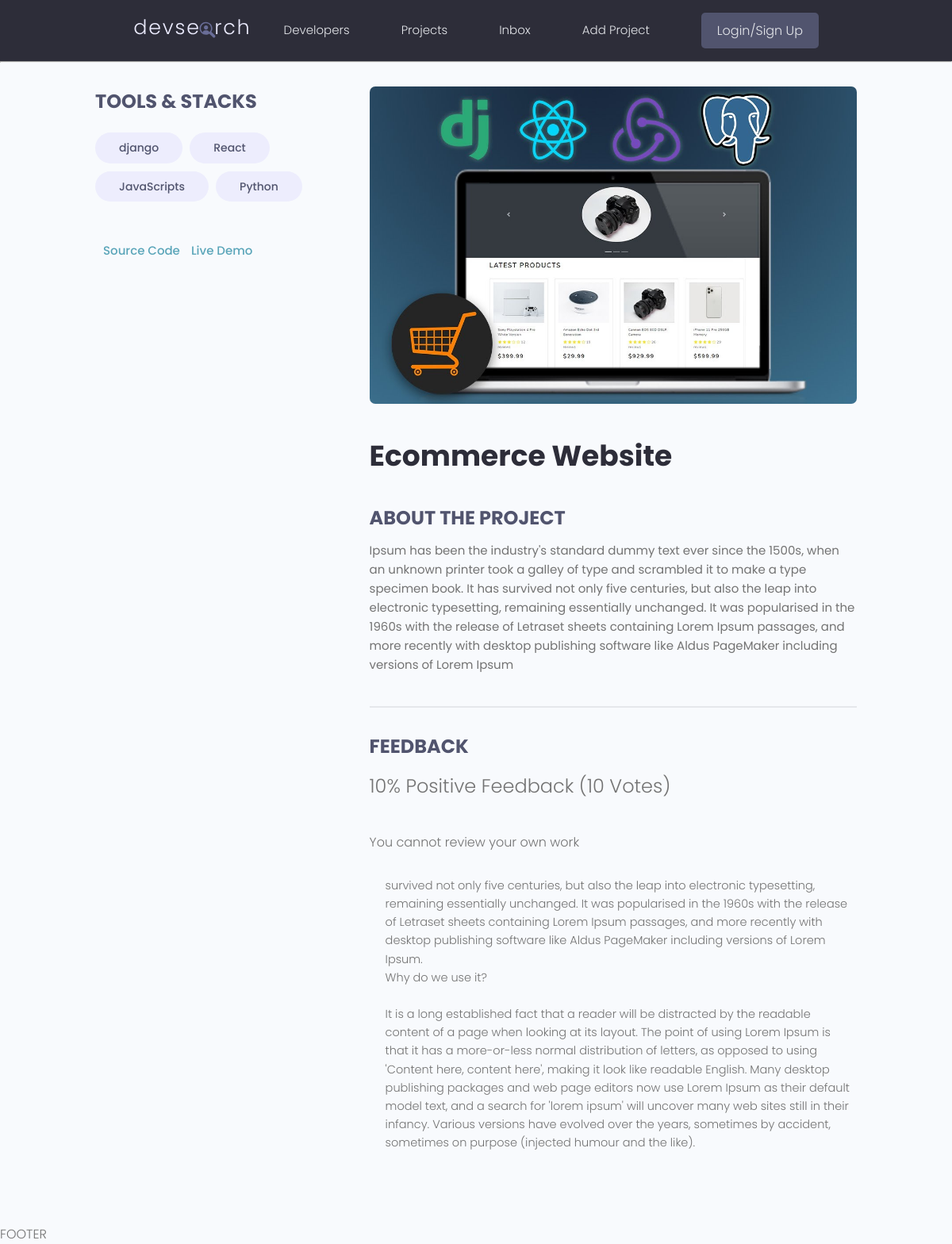
/projects/project/22341323-c6a5-47ed-b95a-d228be44988b, run on the app's committed database.
### projects/models.py (models this page shows, shortened)
class Tag(models.Model):
    id = models.UUIDField(default=uuid.uuid4, unique=True, primary_key=True,editable=False)
    name = models.CharField(max_length=200)
    create = models.DateTimeField(auto_now_add=True)
    updated = models.DateTimeField(auto_now=True)
    def __str__(self):
        return self.name

class Project(models.Model):
    id = models.UUIDField(default=uuid.uuid4, unique=True, primary_key=True,editable=False)
    title = models.CharField(max_length=200)
    description = models.TextField(null=True, blank=True)
    featured_image = models.ImageField(null=True, blank=True, default="default.jpg")
    demo_link = models.CharField(max_length=200, null=True, blank=True)
    source_link = models.CharField(max_length=2000, null=True, blank=True)
    tags = models.ManyToManyField('Tag', blank=True)
    vote_total = models.IntegerField(default=0, null=True, blank=True)
    vote_ratio = models.IntegerField(default=0, null=True, blank=True)
    created = models.DateTimeField(auto_now_add=True)
    updated = models.DateTimeField(auto_now=True)

class Review(models.Model):
    VOTE_TYPE =(
        ('up', 'Up Vote'),
        ('down', 'Down Vote'),
    )
    id = models.UUIDField(default=uuid.uuid4, unique=True, primary_key=True,editable=False)
    body = models.TextField(null=True, blank=True)
    value = models.CharField(max_length=200, choices=VOTE_TYPE)
    project = models.ForeignKey(Project, on_delete=models.CASCADE )
    create = models.DateTimeField(auto_now_add=True)
    updated = models.DateTimeField(auto_now=True)

### projects/views.py (the view)
# urls.py: path('project/<str:pk>', views.project, name="project"),
def project(request, pk):
    projectObj= Project.objects.get(id=pk)
    tags = projectObj.tags.all()
    context ={'project':projectObj, 'tags':tags}
    return render(request,'projects/single-project.html',context)

### projects/templates/projects/single-project.html (shortened to what this page needs)
{% extends 'main.html' %}
{% block content %}
<main class="singleProject my-md">
    <div class="container">
        <div class="layout">
            <div class="column column--1of3">
                <h3 class="singleProject__subtitle">Tools & Stacks</h3>
                <div class="singleProject__toolStack">
                    {% for tag in project.tags.all %}
                    <span class="tag tag--pill tag--sub tag--lg">
                        <small>{{tag}}</small>
                    </span>
                    {% endfor %}
                </div>
                {% if project.source_link %}
                <a class="singleProject__liveLink" href="{{project.source_link}}" target="_blank">Source
                    Code
                </a>
                {% endif %}
                {% if project.demo_link %}
                <a class="singleProject__liveLink" href="{{project.source_link}}" target="_blank">Live Demo
                </a>
                {% endif %}
            </div>
            <div class="column column--2of3">
                <img class="singleProject__preview" src="{{project.featured_image.url}}" alt="portfolio thumbnail" />
                    <class="singleProject__developer">{{project.owner.name}}</a>
                <h2 class="singleProject__title">{{project.title}}</h2>
                <h3 class="singleProject__subtitle">About the Project</h3>
                <div class="singleProject__info">
                    {{project.description}}
                </div>
                <div class="comments">
                    <h3 class="singleProject__subtitle">Feedback</h3>
                    <h5 class="project--rating">
                        {{project.vote_ratio}}% Positive Feedback ({{project.vote_total}}
                        Vote{{project.vote_total|pluralize:"s"}})
                    </h5>
                    {% if request.user.profile.id in project.reviewers %}
                    <p>You have already submitted your review for this project</p>
                    {% elif request.user.profile == project.owner %}
                    <p>You cannot review your own work</p>
                    {% else %}
                    <a href="{% url 'login' %}?next={{request.path}}">Please login to leave a review</a>
                    {% endif %}
                    <div class="commentList">
                        {% for review in project.review_set.all %}
                        {% if review.body %}
                        <div class="comment">
                            <div class="comment__details">
                             <p class="comment__info">{{review.body|linebreaksbr}}</p>
                            </div>
                        </div>
                        {% endif %}
                        {% endfor %}
                    </div>
                </div>
            </div>
        </div>
    </div>
</main>
{% endblock %}

### static/styles/app.css (style rules this page uses)
:root { --color-sub: #2d2d39; }
img { width: 100%; }
.singleProject .column--1of3 { order: 2; }
@media screen and (min-width: 1081px) { .singleProject .column--1of3 { order: 1; } }
@media screen and (min-width: 1081px) { .singleProject .column--2of3 { order: 2; } }
.singleProject__toolStack { margin-top: 2rem; margin-bottom: 4rem; }
.singleProject__liveLink { font-weight: 500; transition: all 0.3s ease-in-out; border-bottom: 2px solid transparent; }
.singleProject__preview { height: 50vh; object-fit: cover; object-position: top center; margin-bottom: 3rem; border-radius: 0.7rem; }
.singleProject__title { font-size: 3.6rem; font-weight: 700; color: var(--color-sub); margin-bottom: 3rem; }
.project--rating { margin-bottom: 1.6em; margin-top: .5em; }
.singleProject__subtitle { text-transform: uppercase; font-size: 2.4rem; font-weight: 700; color: var(--color-sub-light); margin-bottom: 1rem; }
.comments { margin-top: 4rem; padding-top: 3rem; border-top: 2px solid var(--color-light); }
.commentList { margin: 3rem 0; }
.comment { display: flex; gap: 2rem; }
.comment__info { font-size: 1.45rem; }

### static/uikit/styles/modules/_variables.css (style rules this page uses)
:root { --color-main: #5aa5b9; --color-main-light: #e6faff; --color-sub: #3f4156; --color-sub-light: #51546e; --color-sub-lighter: #ededfd; --color-text: #737373; --color-gray: #8b8b8b; --color-light: #e5e7eb; --color-light-gray: #767676; --color-bg: #f8fafd; --color-white: #fffefd; --color-white-light: #f3f3f3; --color-success: #359e64; --color-success-bg: #def8e8; --color-error: #fc4b0b; --color-error-bg: #fff2ee; --font-base: 'Poppins', arial, helvetica, 'Segoe UI', roboto, ubuntu, sans-serif; --font-monospace: 'Fira Code', 'Courier New', courier, monospace; --font-regular: 300; --font-medium: 500; --font-bold: 700; --generic-shadow: 1px 1px 5px #00000010; --generic-transition: all 0.3s ease-in-out; }

### static/uikit/styles/modules/_base.css (style rules this page uses)
* { margin: 0; padding: 0; box-sizing: border-box; text-rendering: optimizeLegibility; color: inherit; font-size: inherit; }
html { font-size: 50%; }
@media only screen and (min-width: 480px) { html { font-size: 56.25%; } }
@media only screen and (min-width: 1200px) { html { font-size: 62.5%; } }
body { line-height: 1.6; font-weight: 400; font-size: 1.5rem; color: var(--color-text); background-color: var(--color-bg); min-height: 100vh; }

### static/uikit/styles/modules/_typography.css (style rules this page uses)
* { font-family: var(--font-base); }
h2 { font-size: 3.6rem; font-weight: var(--font-bold); }
h3 { font-size: 3.2rem; font-weight: var(--font-medium); }
h5 { font-size: 2.4rem; font-weight: var(--font-medium); }
h5, h6 { font-weight: var(--font-regular); }
p, span, strong { font-size: 1.6rem; color: var(--color-text); font-weight: var(--font-regular); }
a { padding-bottom: 2px; text-decoration: none; display: inline-block; color: var(--color-main); font-weight: var(--font-medium); }

### static/uikit/styles/modules/_utilities.css (style rules this page uses)
.container { width: 92%; max-width: 165rem; margin: 0 auto; box-sizing: border-box; }
@media screen and (min-width: 1000px) { .container { width: 90%; } }
@media screen and (min-width: 1200px) { .container { width: 80%; } }
.my-md { margin: 3rem auto; }

### static/uikit/styles/modules/_tag.css (style rules this page uses)
.tag { display: inline-flex; align-items: center; background-color: var(--color-sub); height: -webkit-fit-content; height: -moz-fit-content; height: fit-content; width: -webkit-fit-content; width: -moz-fit-content; width: fit-content; border-radius: 0.5rem; padding: 0.5rem 1.5rem; font-size: 1.2rem; cursor: pointer; }
.tag:not(:last-child) { margin-right: 0.25rem; margin-bottom: 0.75rem; }
.tag > small { color: var(--color-white); }
.tag--pill { border-radius: 5rem; }
.tag--sub, .tag--sub > small { background: var(--color-sub-lighter); color: var(--color-sub-light); font-weight: 500; }
.tag--lg { padding: 0.8rem 3rem; font-size: 1.4rem; }
.tag--lg:not(:last-child) { margin-right: 0.5rem; margin-bottom: 1rem; }

### static/uikit/styles/modules/_layout.css (style rules this page uses)
.layout { display: flex; flex-flow: row wrap; justify-content: space-between; }
.layout > .column { margin-bottom: 3rem; }
.layout > .column.column--1of3 { flex-basis: 30%; }
.layout > .column.column--2of3 { flex-basis: 64%; }

### data on the page
Tag: name "django"
Tag: name "React"
Tag: name "JavaScripts"
Tag: name "Python"
Project: featured_image (picture), title "Ecommerce Website", description "Ipsum has been the industry's standard dummy text ever since the 1500s, when an unknown printer took a galley of type and scrambled it to make a type specimen book. It has survived not only five centuries, but also the leap into electronic typesetting, remaining essentially unchanged. It was popularised in the 1960s with the release of Letraset sheets containing Lorem Ipsum passages, and more recently with desktop publishing software like Aldus PageMaker including versions of Lorem Ipsum", vote_ratio "10", vote_total "10"
Review: body "survived not only five centuries, but also the leap into electronic typesetting, remaining essentially unchanged. It was popularised in the 1960s with the release of Letraset sheets containing Lorem Ipsum passages, and more recently with desktop publishing software like Aldus PageMaker including versions of Lorem Ipsum. Why do we use it? It is a long established fact that a reader will be distracted by the readable content of a page when looking at its layout. The point of using Lorem Ipsum is that it has a more-or-less normal distribution of letters, as opposed to using 'Content here, content here', making it look like readable English. Many desktop publishing packages and web page editors…"
